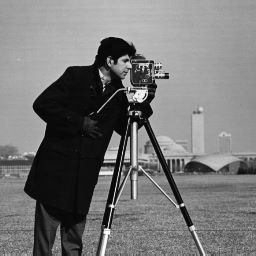
%> input picture class_lab_session/images/cameraman.tif, 256 x 256 px
$ octave ch11_practice3.m   (GNU Octave 9; MATLAB toolbox functions it lacks are replaced by stand-ins)
%> lines starting %> are read from the running program, lines starting %| are printed output that depends on the picture
% Chapter 11 Practice 3: Estimating the Geometric Transformation
% Applies affine transformation using control points

pkg load image;

% Load and create transformed images
fixed = im2double(imread('../images/cameraman.tif'));
%> fixed: size 256x256 double; min 0, max 1, mean 0.466
moving = imrotate(fixed, 10, 'bilinear', 'crop');
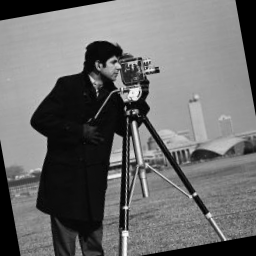
%> moving: size 256x256 double; min 0, max 0.994, mean 0.427
moving = circshift(moving, [10, 15]);
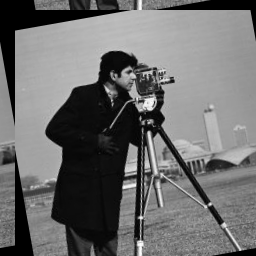
%> moving: size 256x256 double; min 0, max 0.994, mean 0.427; mean of the top-left, top-right, bottom-left and bottom-right quarters 0.416, 0.56, 0.26, 0.473

% Control points (from practice 2)
mp = [100, 120; 200, 150; 150, 200]; % Moving image points
fp = [110, 130; 210, 160; 160, 210]; % Fixed image points

% Estimate geometric transformation using fitgeotrans (as per lab instruction)
try
    % Try using fitgeotrans as specified in lab manual
    tform = fitgeotrans(mp, fp, 'affine');

    % Apply transformation using imwarp
    registered = imwarp(moving, tform, 'OutputView', imref2d(size(fixed)));
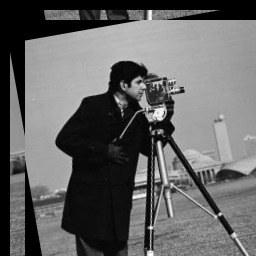
%> registered: size 256x256 double; min 0, max 0.994, mean 0.396
    disp('Transformation applied using fitgeotrans and imwarp');

catch
    % Fallback to manual implementation if functions not available
    disp('fitgeotrans/imwarp not available, using manual implementation...');

    % Manual affine transformation estimation
    A = [mp ones(size(mp,1),1)];
    tform_x = A \ fp(:,1);
    tform_y = A \ fp(:,2);

    % Create 3x3 transformation matrix properly
    T = [tform_x(1), tform_x(2), tform_x(3);
         tform_y(1), tform_y(2), tform_y(3);
         0,          0,          1];

    % Apply transformation manually
    [h, w] = size(fixed);
    [X, Y] = meshgrid(1:w, 1:h);
    coords = [X(:), Y(:), ones(numel(X),1)];
    new_coords = coords * T';
    X_new = reshape(new_coords(:,1), h, w);
    Y_new = reshape(new_coords(:,2), h, w);

    % Register using interpolation
    registered = interp2(moving, X_new, Y_new, 'linear', 0);
end

% Display results using imshowpair (as per lab instruction)
try
    % Try using imshowpair as specified in lab manual
    figure;
    imshowpair(fixed, registered, 'montage');
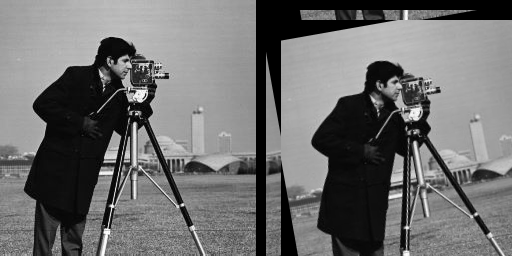
%> displayed picture: size 256x512, on the screen's scale of 0 to 255; min 0, max 255, mean 110.1
    title('Fixed Image (Left) vs Registered Image (Right)');

catch
    % Fallback to manual display if imshowpair not available
    disp('imshowpair not available, using manual display...');
    figure;
    subplot(1,3,1);
    imshow(fixed);
    title('Fixed Image');

    subplot(1,3,2);
    imshow(registered);
    title('Registered Image');

    subplot(1,3,3);
    imshow(abs(fixed - registered), []);
    title('Difference');
end

disp('Affine transformation applied successfully');

$ run again, with class_lab_session/images/peppers.tif copied over class_lab_session/images/cameraman.tif
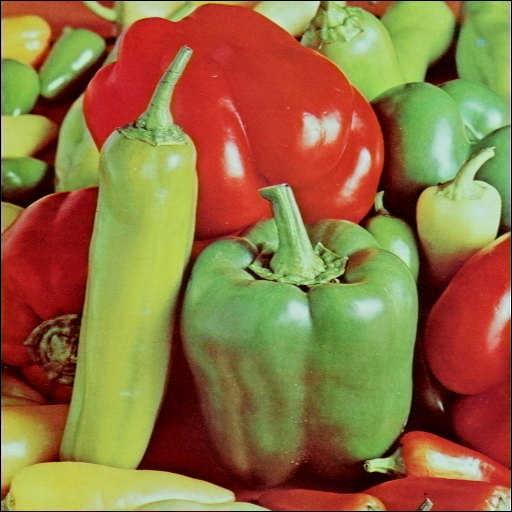
%> input picture class_lab_session/images/peppers.tif, 512 x 512 px
%> `registered = imwarp(moving, tform, 'OutputView', imref2d(size(fixed)));`:
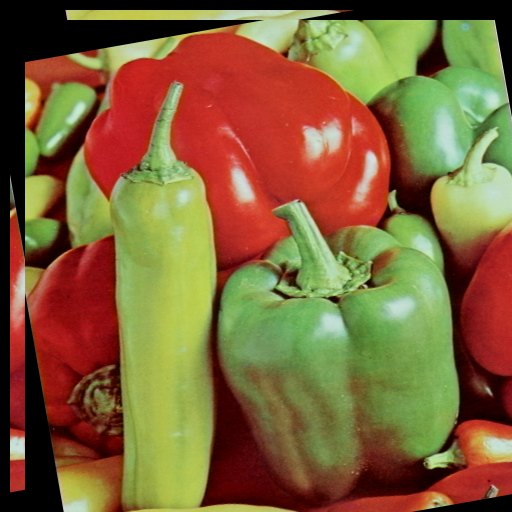
%> registered: size 512x512x3 double; mean R, G, B 0.503, 0.391, 0.223
%> `imshowpair(fixed, registered, 'montage');`:
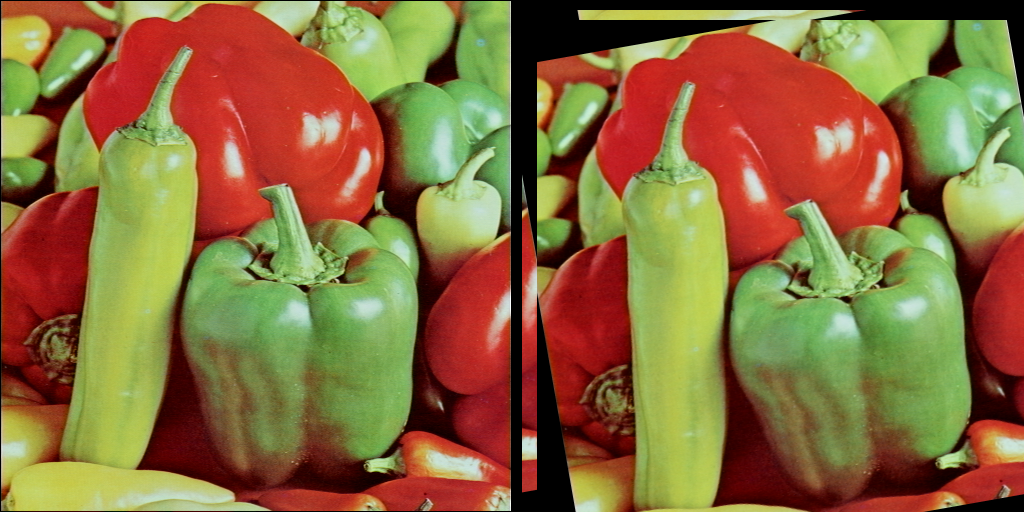
%> displayed picture: size 512x1024x3, on the screen's scale of 0 to 255; mean R, G, B 137.3, 107.2, 61
